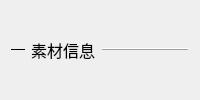
                     <widget class="QWidget" name="Exportwidget_MTitle" native="true">
                      <layout class="QHBoxLayout" name="horizontalLayout_39" stretch="1,1,6">
                       <item>
                        <widget class="Line" name="Exportwidget_MTitleline1">
                         <property name="frameShadow">
                          <enum>QFrame::Plain</enum>
                         </property>
                         <property name="orientation">
                          <enum>Qt::Horizontal</enum>
                         </property>
                        </widget>
                       </item>
                       <item>
                        <widget class="QLabel" name="Exportwidget_MTitlelabel">
                         <property name="minimumSize">
                          <size>
                           <width>65</width>
                           <height>0</height>
                          </size>
                         </property>
                         <property name="maximumSize">
                          <size>
                           <width>65</width>
                           <height>16777215</height>
                          </size>
                         </property>
                         <property name="font">
                          <font>
                           <family>微软雅黑</family>
                           <pointsize>12</pointsize>
                          </font>
                         </property>
                         <property name="text">
                          <string>素材信息</string>
                         </property>
                        </widget>
                       </item>
                       <item>
                        <widget class="Line" name="Exportwidget_MTitleline2">
                         <property name="frameShadow">
                          <enum>QFrame::Raised</enum>
                         </property>
                         <property name="lineWidth">
                          <number>1</number>
                         </property>
                         <property name="midLineWidth">
                          <number>0</number>
                         </property>
                         <property name="orientation">
                          <enum>Qt::Horizontal</enum>
                         </property>
                        </widget>
                       </item>
                      </layout>
                     </widget>
